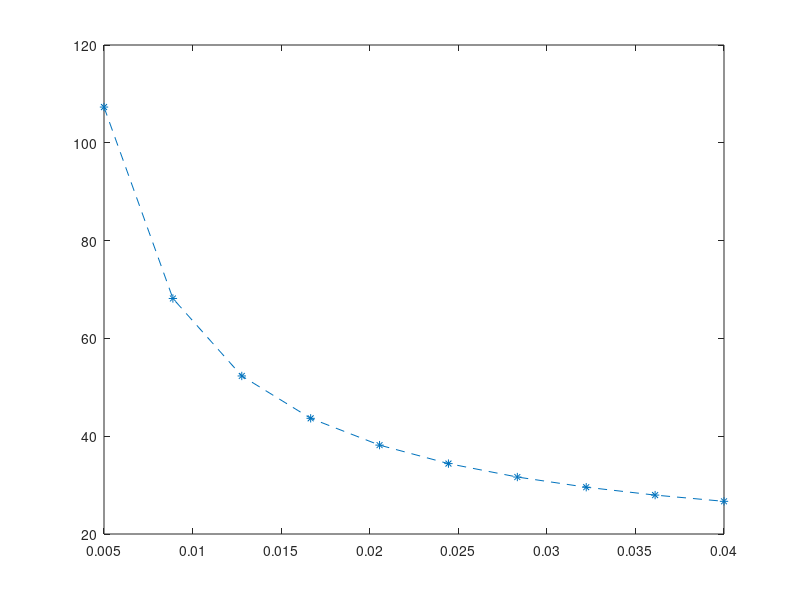

Source code (MATLAB):
a=0.02;
p_c=linspace(0.005,0.04,10); %the parameter range fot the parameter of interest. 
b=0.5;
g=1;
d=0;
e=0.01;

dt=0.001;
time=0:dt:1000;
lt=length(time);



for c=1:10;
   
    e=p_c(c); %define parameter of interest
   
    %initial conditions
    v=0.2; %this is twice the minimum voltage needed to make AP for the nominal parameter set.
    w=0;
        
   for t=1:lt;
       
        v1=v+dt*(-w-v.*(v-a).*(v-1));
        w1=w+dt*e*(b*v-g*w-d);
    
        if v1<0
            R(c)=t*dt;
            break
        end
    
        v=v1;
        w=w1;
    
    end
end

plot(p_c,R, '*--')